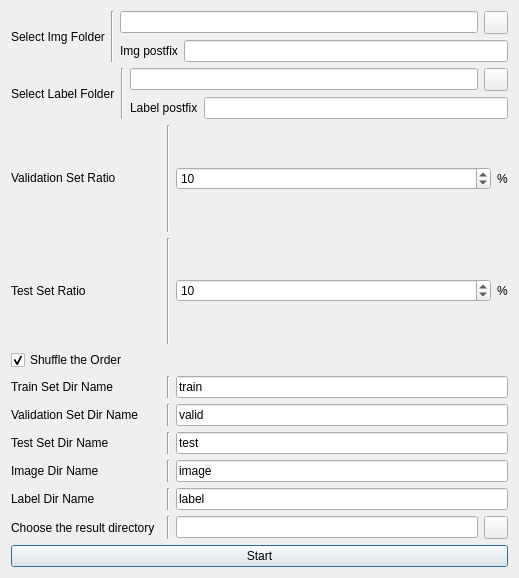
<?xml version="1.0" encoding="UTF-8"?>
<ui version="4.0">
 <class>splitDatasetDialog</class>
 <widget class="QDialog" name="splitDatasetDialog">
  <property name="geometry">
   <rect>
    <x>0</x>
    <y>0</y>
    <width>519</width>
    <height>578</height>
   </rect>
  </property>
  <property name="windowTitle">
   <string>Split Dataset</string>
  </property>
  <layout class="QVBoxLayout" name="verticalLayout">
   <item>
    <layout class="QHBoxLayout" name="horizontalLayout_12">
     <item>
      <widget class="BodyLabel" name="SelectImgFolderLabel">
       <property name="text">
        <string>Select Img Folder</string>
       </property>
      </widget>
     </item>
     <item>
      <widget class="Line" name="line">
       <property name="orientation">
        <enum>Qt::Vertical</enum>
       </property>
      </widget>
     </item>
     <item>
      <layout class="QVBoxLayout" name="verticalLayout_4">
       <item>
        <layout class="QHBoxLayout" name="horizontalLayout_8">
         <item>
          <widget class="LineEdit" name="selectTifDirLe"/>
         </item>
         <item>
          <widget class="ToolButton" name="selectTifDirPb"/>
         </item>
        </layout>
       </item>
       <item>
        <layout class="QHBoxLayout" name="horizontalLayout_2">
         <item>
          <widget class="BodyLabel" name="imgPostLabel">
           <property name="text">
            <string>Img postfix</string>
           </property>
          </widget>
         </item>
         <item>
          <widget class="LineEdit" name="imgPostLineEdit">
           <property name="readOnly">
            <bool>true</bool>
           </property>
          </widget>
         </item>
        </layout>
       </item>
      </layout>
     </item>
    </layout>
   </item>
   <item>
    <layout class="QHBoxLayout" name="horizontalLayout_13">
     <item>
      <widget class="BodyLabel" name="SelectLabelFolderLabel">
       <property name="text">
        <string>Select Label Folder</string>
       </property>
      </widget>
     </item>
     <item>
      <widget class="Line" name="line_2">
       <property name="orientation">
        <enum>Qt::Vertical</enum>
       </property>
      </widget>
     </item>
     <item>
      <layout class="QVBoxLayout" name="verticalLayout_5">
       <item>
        <layout class="QHBoxLayout" name="horizontalLayout_14">
         <item>
          <widget class="LineEdit" name="selectLabelDirLe"/>
         </item>
         <item>
          <widget class="ToolButton" name="selectLabelDirPb"/>
         </item>
        </layout>
       </item>
       <item>
        <layout class="QHBoxLayout" name="horizontalLayout_15">
         <item>
          <widget class="BodyLabel" name="labelPostLabel">
           <property name="text">
            <string>Label postfix</string>
           </property>
          </widget>
         </item>
         <item>
          <widget class="LineEdit" name="labelPostLineEdit">
           <property name="readOnly">
            <bool>true</bool>
           </property>
          </widget>
         </item>
        </layout>
       </item>
      </layout>
     </item>
    </layout>
   </item>
   <item>
    <layout class="QHBoxLayout" name="horizontalLayout_23">
     <item>
      <widget class="BodyLabel" name="BodyLabel_17">
       <property name="sizePolicy">
        <sizepolicy hsizetype="Fixed" vsizetype="Fixed">
         <horstretch>0</horstretch>
         <verstretch>0</verstretch>
        </sizepolicy>
       </property>
       <property name="minimumSize">
        <size>
         <width>150</width>
         <height>0</height>
        </size>
       </property>
       <property name="text">
        <string>Validation Set Ratio</string>
       </property>
      </widget>
     </item>
     <item>
      <widget class="Line" name="line_9">
       <property name="orientation">
        <enum>Qt::Vertical</enum>
       </property>
      </widget>
     </item>
     <item>
      <widget class="SpinBox" name="valRatioSpinBox">
       <property name="minimum">
        <number>1</number>
       </property>
       <property name="maximum">
        <number>30</number>
       </property>
       <property name="singleStep">
        <number>5</number>
       </property>
       <property name="value">
        <number>10</number>
       </property>
      </widget>
     </item>
     <item>
      <widget class="BodyLabel" name="BodyLabel_20">
       <property name="sizePolicy">
        <sizepolicy hsizetype="Fixed" vsizetype="Preferred">
         <horstretch>0</horstretch>
         <verstretch>0</verstretch>
        </sizepolicy>
       </property>
       <property name="text">
        <string>%</string>
       </property>
      </widget>
     </item>
    </layout>
   </item>
   <item>
    <layout class="QHBoxLayout" name="horizontalLayout_24">
     <item>
      <widget class="BodyLabel" name="BodyLabel_18">
       <property name="sizePolicy">
        <sizepolicy hsizetype="Fixed" vsizetype="Fixed">
         <horstretch>0</horstretch>
         <verstretch>0</verstretch>
        </sizepolicy>
       </property>
       <property name="minimumSize">
        <size>
         <width>150</width>
         <height>0</height>
        </size>
       </property>
       <property name="text">
        <string>Test Set Ratio</string>
       </property>
      </widget>
     </item>
     <item>
      <widget class="Line" name="line_10">
       <property name="orientation">
        <enum>Qt::Vertical</enum>
       </property>
      </widget>
     </item>
     <item>
      <widget class="SpinBox" name="testRatioSpinBox">
       <property name="minimum">
        <number>1</number>
       </property>
       <property name="maximum">
        <number>30</number>
       </property>
       <property name="singleStep">
        <number>5</number>
       </property>
       <property name="value">
        <number>10</number>
       </property>
      </widget>
     </item>
     <item>
      <widget class="BodyLabel" name="BodyLabel_21">
       <property name="sizePolicy">
        <sizepolicy hsizetype="Fixed" vsizetype="Preferred">
         <horstretch>0</horstretch>
         <verstretch>0</verstretch>
        </sizepolicy>
       </property>
       <property name="text">
        <string>%</string>
       </property>
      </widget>
     </item>
    </layout>
   </item>
   <item>
    <widget class="CheckBox" name="shuffleCb">
     <property name="text">
      <string>Shuffle the Order</string>
     </property>
     <property name="checked">
      <bool>true</bool>
     </property>
    </widget>
   </item>
   <item>
    <layout class="QHBoxLayout" name="horizontalLayout_18">
     <item>
      <widget class="BodyLabel" name="trainSetLabel">
       <property name="sizePolicy">
        <sizepolicy hsizetype="Fixed" vsizetype="Preferred">
         <horstretch>0</horstretch>
         <verstretch>0</verstretch>
        </sizepolicy>
       </property>
       <property name="minimumSize">
        <size>
         <width>150</width>
         <height>0</height>
        </size>
       </property>
       <property name="text">
        <string>Train Set Dir Name</string>
       </property>
      </widget>
     </item>
     <item>
      <widget class="Line" name="line_13">
       <property name="orientation">
        <enum>Qt::Vertical</enum>
       </property>
      </widget>
     </item>
     <item>
      <widget class="LineEdit" name="trainSetNameLE">
       <property name="text">
        <string>train</string>
       </property>
       <property name="maxLength">
        <number>100</number>
       </property>
       <property name="placeholderText">
        <string/>
       </property>
      </widget>
     </item>
    </layout>
   </item>
   <item>
    <layout class="QHBoxLayout" name="horizontalLayout_19">
     <item>
      <widget class="BodyLabel" name="validSetLabel">
       <property name="sizePolicy">
        <sizepolicy hsizetype="Fixed" vsizetype="Preferred">
         <horstretch>0</horstretch>
         <verstretch>0</verstretch>
        </sizepolicy>
       </property>
       <property name="minimumSize">
        <size>
         <width>150</width>
         <height>0</height>
        </size>
       </property>
       <property name="text">
        <string>Validation Set Dir Name</string>
       </property>
      </widget>
     </item>
     <item>
      <widget class="Line" name="line_14">
       <property name="orientation">
        <enum>Qt::Vertical</enum>
       </property>
      </widget>
     </item>
     <item>
      <widget class="LineEdit" name="validSetNameLE">
       <property name="text">
        <string>valid</string>
       </property>
       <property name="maxLength">
        <number>100</number>
       </property>
       <property name="placeholderText">
        <string/>
       </property>
      </widget>
     </item>
    </layout>
   </item>
   <item>
    <layout class="QHBoxLayout" name="horizontalLayout_20">
     <item>
      <widget class="BodyLabel" name="testSetLabel">
       <property name="sizePolicy">
        <sizepolicy hsizetype="Fixed" vsizetype="Preferred">
         <horstretch>0</horstretch>
         <verstretch>0</verstretch>
        </sizepolicy>
       </property>
       <property name="minimumSize">
        <size>
         <width>150</width>
         <height>0</height>
        </size>
       </property>
       <property name="text">
        <string>Test Set Dir Name</string>
       </property>
      </widget>
     </item>
     <item>
      <widget class="Line" name="line_15">
       <property name="orientation">
        <enum>Qt::Vertical</enum>
       </property>
      </widget>
     </item>
     <item>
      <widget class="LineEdit" name="testSetNameLE">
       <property name="text">
        <string>test</string>
       </property>
       <property name="maxLength">
        <number>100</number>
       </property>
       <property name="placeholderText">
        <string/>
       </property>
      </widget>
     </item>
    </layout>
   </item>
   <item>
    <layout class="QHBoxLayout" name="horizontalLayout_21">
     <item>
      <widget class="BodyLabel" name="imgDirNameLabel">
       <property name="sizePolicy">
        <sizepolicy hsizetype="Fixed" vsizetype="Preferred">
         <horstretch>0</horstretch>
         <verstretch>0</verstretch>
        </sizepolicy>
       </property>
       <property name="minimumSize">
        <size>
         <width>150</width>
         <height>0</height>
        </size>
       </property>
       <property name="text">
        <string>Image Dir Name</string>
       </property>
      </widget>
     </item>
     <item>
      <widget class="Line" name="line_16">
       <property name="orientation">
        <enum>Qt::Vertical</enum>
       </property>
      </widget>
     </item>
     <item>
      <widget class="LineEdit" name="imgDirNameLE">
       <property name="text">
        <string>image</string>
       </property>
       <property name="maxLength">
        <number>100</number>
       </property>
       <property name="placeholderText">
        <string/>
       </property>
      </widget>
     </item>
    </layout>
   </item>
   <item>
    <layout class="QHBoxLayout" name="horizontalLayout_22">
     <item>
      <widget class="BodyLabel" name="labelDirNameLabel">
       <property name="sizePolicy">
        <sizepolicy hsizetype="Fixed" vsizetype="Preferred">
         <horstretch>0</horstretch>
         <verstretch>0</verstretch>
        </sizepolicy>
       </property>
       <property name="minimumSize">
        <size>
         <width>150</width>
         <height>0</height>
        </size>
       </property>
       <property name="text">
        <string>Label Dir Name</string>
       </property>
      </widget>
     </item>
     <item>
      <widget class="Line" name="line_18">
       <property name="orientation">
        <enum>Qt::Vertical</enum>
       </property>
      </widget>
     </item>
     <item>
      <widget class="LineEdit" name="labelDirNameLE">
       <property name="text">
        <string>label</string>
       </property>
       <property name="maxLength">
        <number>100</number>
       </property>
       <property name="placeholderText">
        <string/>
       </property>
      </widget>
     </item>
    </layout>
   </item>
   <item>
    <layout class="QHBoxLayout" name="horizontalLayout_9">
     <item>
      <widget class="BodyLabel" name="resDirLabel">
       <property name="sizePolicy">
        <sizepolicy hsizetype="Fixed" vsizetype="Preferred">
         <horstretch>0</horstretch>
         <verstretch>0</verstretch>
        </sizepolicy>
       </property>
       <property name="minimumSize">
        <size>
         <width>150</width>
         <height>0</height>
        </size>
       </property>
       <property name="text">
        <string>Choose the result directory</string>
       </property>
      </widget>
     </item>
     <item>
      <widget class="Line" name="line_17">
       <property name="orientation">
        <enum>Qt::Vertical</enum>
       </property>
      </widget>
     </item>
     <item>
      <widget class="LineEdit" name="resLE">
       <property name="readOnly">
        <bool>true</bool>
       </property>
      </widget>
     </item>
     <item>
      <widget class="ToolButton" name="selectSaveDirPB"/>
     </item>
    </layout>
   </item>
   <item>
    <widget class="PushButton" name="runPB">
     <property name="text">
      <string>Start</string>
     </property>
    </widget>
   </item>
  </layout>
 </widget>
 <customwidgets>
  <customwidget>
   <class>CheckBox</class>
   <extends>QCheckBox</extends>
   <header>qfluentwidgets</header>
  </customwidget>
  <customwidget>
   <class>PushButton</class>
   <extends>QPushButton</extends>
   <header>qfluentwidgets</header>
  </customwidget>
  <customwidget>
   <class>ToolButton</class>
   <extends>QToolButton</extends>
   <header>qfluentwidgets</header>
  </customwidget>
  <customwidget>
   <class>BodyLabel</class>
   <extends>QLabel</extends>
   <header>qfluentwidgets</header>
  </customwidget>
  <customwidget>
   <class>LineEdit</class>
   <extends>QLineEdit</extends>
   <header>qfluentwidgets</header>
  </customwidget>
  <customwidget>
   <class>SpinBox</class>
   <extends>QSpinBox</extends>
   <header>qfluentwidgets</header>
  </customwidget>
 </customwidgets>
 <resources/>
 <connections/>
</ui>
